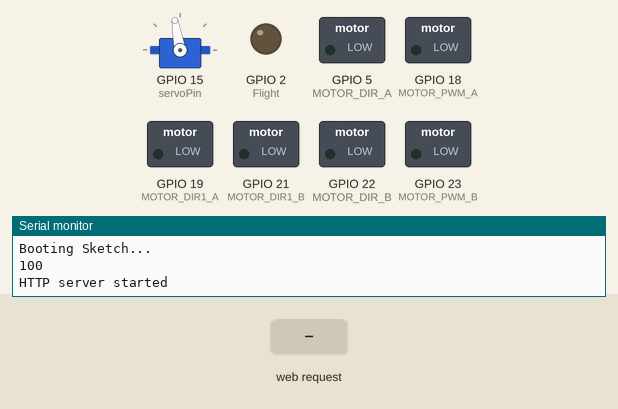
This sketch was run on a simulated ESP32. Shown: servo, switched loads named in the sketch (green lamp = pin HIGH), output pins drawn as LEDs (lit = HIGH), the last lines printed to the serial monitor. Inputs (shaded band) come from the test bench.

Above: at 1.2 s.
1.3 s: HTTP request GET /Pos received
At 2.2 s:
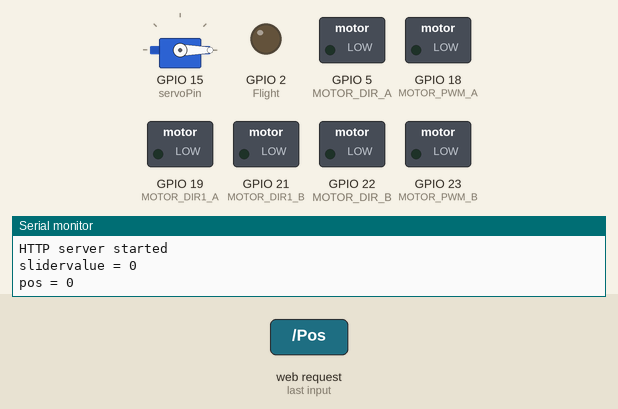
2.8 s: HTTP request GET /A received
At 3.3 s:
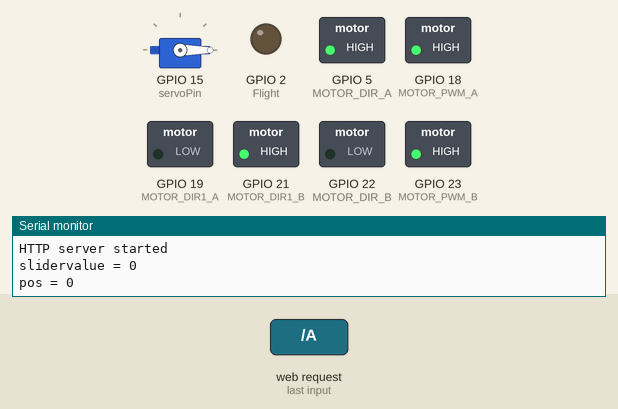
4.3 s: HTTP request GET /B received
At 5.5 s:
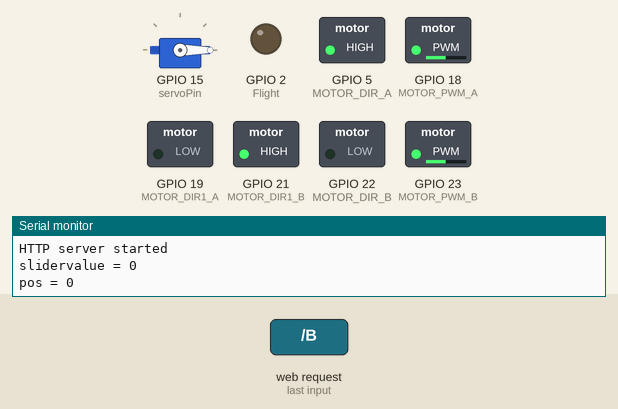
5.8 s: HTTP request GET /C received
At 6.8 s:
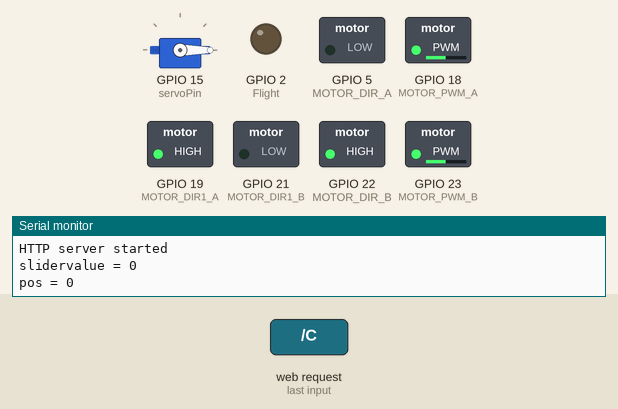
7.3 s: HTTP request GET /D received
At 7.9 s:
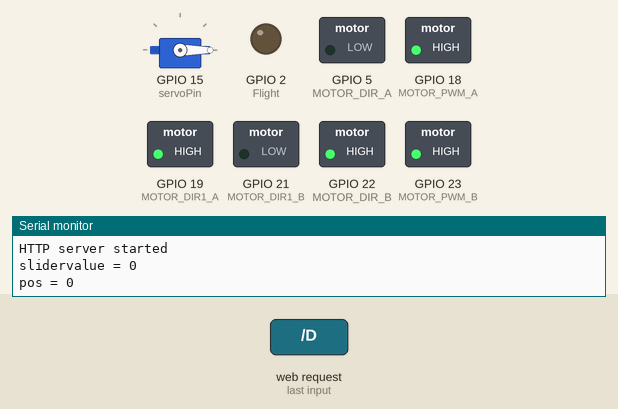
8.8 s: HTTP request GET /R received
At 9.1 s:
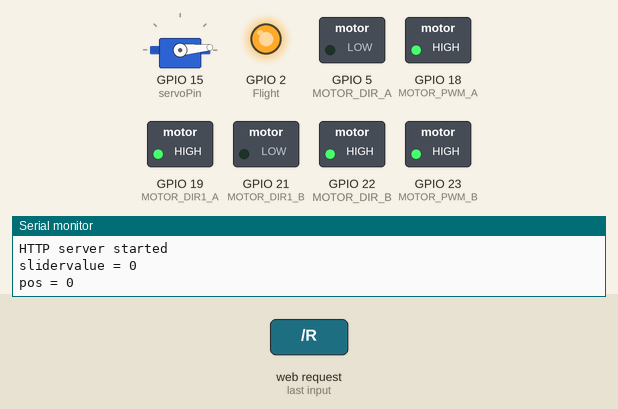
Timing chart, 0 to 11.3 s (numbered marks = the images above; inputs shaded):
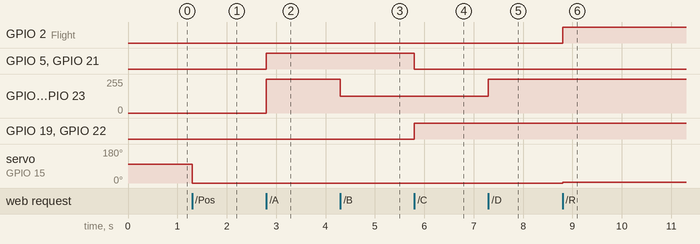

The sketch:

ESP-Rider_L298N_2Motor_Normal_Servo.ino
```cpp
  /*
   Adapted from the following:

   ESP32 Web Server Demo using Accesspoint
   https://circuits4you.com
   21-11-2018
*/


#include <Servo.h>
Servo myservo;  // create servo object to control a servo


// GPIO the servo is attached to
static const int servoPin = 15;
const int Flight = 2;

int pos = 100; // intitial servo postion to be at 90 degrees to make it straight different from 90 for mechanical adjustment
// wired connections
int MOTOR_PWM_A = 18;//  Speed  Enable Pin
int MOTOR_DIR_A = 5; //  Direction
int MOTOR_DIR1_A = 19;//  Direction
int MOTOR_PWM_B = 23 ;//  Speed  Enable Pin
int MOTOR_DIR_B = 22; //  Direction
int MOTOR_DIR1_B = 21;//  Direction

// the actual values for "fast" and "slow" depend on the motor
#define dir_Forward 0
#define dir_Back 255

#define PWM_STOP 0
#define PWM_SLOW 125 // arbitrary slow speed PWM duty cycle
#define PWM_FAST 255 // arbitrary fast speed PWM duty cycle
#define DIR_DELAY 1000 // brief delay for abrupt motor changes

const int freq = 909;  // 1.1ms per bit
const int resolution = 8;
const int ledChannel_PWM_A = 10;
const int ledChannel_PWM_B = 11;

#include <WiFi.h>
#include <WebServer.h>
#include "index.h"  //Web page header file

//Enter your desired WiFi SSID and PASSWORD
const char* ssid = "ESP_Rider_Big_Chassis";
const char* password = "********";  // change the *'s to your favourite vegetable

WebServer server(80);

//===============================================================
// Setup
//===============================================================
void setup(void) {

  Serial.begin(115200);
  Serial.println();
  Serial.println("Booting Sketch...");

  pinMode(servoPin, OUTPUT);
  myservo.attach(servoPin);
  myservo.write(pos);
  Serial.println(pos);

  pinMode(Flight, OUTPUT);
  pinMode(MOTOR_PWM_A, OUTPUT);
  pinMode(MOTOR_DIR_A, OUTPUT);
  pinMode(MOTOR_DIR1_A, OUTPUT);
  pinMode(MOTOR_PWM_B, OUTPUT);
  pinMode(MOTOR_DIR_B, OUTPUT);
  pinMode(MOTOR_DIR1_B, OUTPUT);

  ledcSetup(ledChannel_PWM_A, freq, resolution);
  ledcSetup(ledChannel_PWM_B, freq, resolution);

  ledcAttachPin(MOTOR_PWM_A, ledChannel_PWM_A);
  ledcAttachPin(MOTOR_PWM_B, ledChannel_PWM_B);


  ledcWrite( ledChannel_PWM_A, PWM_STOP );
  ledcWrite( ledChannel_PWM_B, PWM_STOP );

  digitalWrite(Flight, LOW); //Flashlight will turn off

  //ESP32 As access point IP: 192.168.4.1
  WiFi.mode(WIFI_AP); //Access Point mode
  WiFi.softAP(ssid, password);    //Password length minimum 8 char


  server.on("/", handle_OnConnect);
  server.on("/A", handle_Forward_Fast);
  server.on("/B", handle_Forward_Slow);
  server.on("/C", handle_Back_Slow);
  server.on("/D", handle_Back_Fast);
  server.on("/off", handle_Stop);
  server.on("/R", handle_Go_Righter);
  server.on("/L", handle_Go_Lefter);
  server.on("/FO", handle_Flashlight_Off);
  server.on("/Pos", handle_Steering_Slider_Input);


  server.onNotFound(handle_NotFound);

  server.begin();                  //Start server
  Serial.println("HTTP server started");
}

//===============================================================
// This routine is executed when you open its IP in browser
//===============================================================
void loop(void) {
  server.handleClient();

}
void handle_NotFound () {

}


void handle_OnConnect() {

  String s = MAIN_page; //Read HTML contents
  server.send(200, "text/html", s); //Send web page

}

void handle_Steering_Slider_Input() {
//  server.send(200, "text/plain", "ok");
  if(server.arg("value") ){
  int slidervalue = server.arg("value").toInt();   //

  Serial.print("slidervalue = ");

 // myservo.write(slidervalue);
  Serial.println(slidervalue);
  pos = slidervalue;
  myservo.write(pos);
  }
  Serial.print("pos = ");
  Serial.print(pos);
server.send(200, "text/plain", "ok");
}

void handle_Forward_Fast() {
  ledcWrite( ledChannel_PWM_A, PWM_FAST ); // PWM speed = fast
  ledcWrite( ledChannel_PWM_B, PWM_FAST ); // PWM speed = fast
  digitalWrite(MOTOR_DIR_A, HIGH);
  digitalWrite(MOTOR_DIR1_A, LOW);
  digitalWrite(MOTOR_DIR_B, LOW);
  digitalWrite(MOTOR_DIR1_B, HIGH);

  server.send(200, "text/plain", "ok");
}

void handle_Forward_Slow() {
  ledcWrite( ledChannel_PWM_A, PWM_SLOW  );
  ledcWrite( ledChannel_PWM_B, PWM_SLOW  );
  digitalWrite(MOTOR_DIR_A,HIGH );
  digitalWrite(MOTOR_DIR1_A, LOW);
  digitalWrite(MOTOR_DIR_B, LOW);
  digitalWrite(MOTOR_DIR1_B, HIGH);

  server.send(200, "text/plain", "ok");
}

void handle_Back_Slow() {
  ledcWrite( ledChannel_PWM_A, PWM_SLOW );
  ledcWrite( ledChannel_PWM_B, PWM_SLOW );
  digitalWrite(MOTOR_DIR_A, LOW);
  digitalWrite(MOTOR_DIR1_A, HIGH);
  digitalWrite(MOTOR_DIR_B, HIGH);
  digitalWrite(MOTOR_DIR1_B, LOW);

  server.send(200, "text/plain", "ok");
}

void handle_Back_Fast() {
  ledcWrite( ledChannel_PWM_A, PWM_FAST );
  ledcWrite( ledChannel_PWM_B, PWM_FAST );
  digitalWrite(MOTOR_DIR_A, LOW);
  digitalWrite(MOTOR_DIR1_A, HIGH);
  digitalWrite(MOTOR_DIR_B, HIGH);
  digitalWrite(MOTOR_DIR1_B, LOW);
  server.send(200, "text/plain", "ok");
}

void handle_Stop() {
  ledcWrite( ledChannel_PWM_A, PWM_STOP );
  ledcWrite( ledChannel_PWM_B, PWM_STOP );
  digitalWrite(MOTOR_DIR_A, LOW);
  digitalWrite(MOTOR_DIR1_A, LOW);
  digitalWrite(MOTOR_DIR_B, LOW);
  digitalWrite(MOTOR_DIR1_B, LOW);

  server.send(200, "text/plain", "ok");
}

void handle_Go_Lefter() { // Receive an HTTP GET request for steering.  Depending on the position of sg90 servo could change name to Lefter
  digitalWrite(Flight, HIGH);
  pos = pos - 5;
  if (pos < 77) {  //  the 27 here and 153 below are dependant on the free swing room available, the slider bar in the index.h should be set the same
    pos = 77;
  }
  myservo.write(pos);

  server.send(200, "text/plain", "ok");
}


void handle_Go_Righter() { // Receive an HTTP GET request for steering.  And from above comment this could be renamed Righter instead
  digitalWrite(Flight, HIGH);
  pos = pos + 5;
  if (pos > 123) {
    pos = 123;
  }
  myservo.write(pos);

  server.send(200, "text/plain", "ok");
}

void handle_Flashlight_Off() {
  digitalWrite(Flight, LOW);
  server.send(200, "text/plain", "ok");
}
```

index.h
```cpp
const char MAIN_page[] PROGMEM = R"=====(
<!DOCTYPE HTML><html>
  <head>

<style>
body {
  background-color: #fffff0;
}
</style>

    <title>ESP-Riders Web Server</title>
    <meta name="viewport" content="width=device-width, initial-scale=1.0, maximum-scale=1.0, user-scalable=no">
    <style>
      body { font-family: Times; text-align: center; margin:1px auto; padding-top: 30px; width:auto; user-select: none;}


      .button{
        padding: 2px 2px;
        font-size: 18px;
        font-family: appaji ambarisha darbha;
        background-color: white;
        margin: 2px;
        color: black;
        border: 1px solid black;
        width: 150px;
        height: 50px;
        display: inline;
        text-align: center;
             }

      .button:hover {
        background-color: white;
         color: grey;
                    }

      .button:active {
        background-color: #007399;
        color: white;
        box-shadow: 2 1px #ff0045;
//        transform: translateY(x);
                    }

      .action_btn {
        width: 150px;
        margin: 0 auto;
        display: inline;}

.slidecontainer {
  width: 100%;
}

.slider {
  -webkit-appearance: none;
  width: 80%;
  height: 50px;
  background: #ff3030;
  outline: none;
  opacity: 1.0;
  -webkit-transition: .2s;
  transition: opacity .2s;
}

.slider:hover {
  opacity: 1;
}

.slider::-webkit-slider-thumb {
  -webkit-appearance: none;
  appearance: none;
  width: 50px;
  height: 50px;
  background: #edfcda;
  cursor: pointer;
}

.slider::-moz-range-thumb {
  width: 25px;
  height: 25px;
  background: #ffffff;
  cursor: pointer;
}

  </style>
    <body style="background-color: #840c24">

  </head>
  <body>
    <h1>ESP-RIDER-Big-Wheels</h1>

    <button class="button" id="button1" ontouchstart="toggle('A');" ontouchend="toggle('off');">Forward Fast</button>

    <button class="button" id="button2" ontouchstart="toggle('B');" ontouchend="toggle('off');">Forward</button>

    <button class="button" id="button3" ontouchstart="toggle('C');" ontouchend="toggle('off');">Reverse</button>

    <button class="button" id="button4" ontouchstart="toggle('D');" ontouchend="toggle('off');">Retros</button>

<div class="buttons">
<div class="action_btn">

    <p><button class="button" id="button5"  ontouchstart="toggle('L');" ontouchend="toggle('FO');">Left</button>

    <button class="button" id="button6"  ontouchstart="toggle('R');" " ontouchend="toggle('FO');" >Right</button></p>
             </div>

        </div>
<div class="slidecontainer">

    <p>  </p>

  <input type="range" min="77" max="123" value="100" class="slider" id="myRange">

</div>

<script>

var slider = document.getElementById("myRange");
slider.oninput = function() {
  pos = slider.value;
  steering(pos);
}
</script>

<script>

   function toggle(x) {
     var xhr = new XMLHttpRequest();
     xhr.open("GET", "/" + x, true);
     xhr.send();
   }

   function steering(pos) {
     var xhr = new XMLHttpRequest();
     xhr.open("GET", "/Pos?value="+ pos , true);
     xhr.send();
   }

  </script>
  </body>
</html>
)=====";
```

Measured:
- after the input at 1.3 s, servo on GPIO 15 (servoPin): 100° → 0° at once
- after the input at 2.8 s, GPIO 5 (MOTOR_DIR_A), GPIO 21 (MOTOR_DIR1_B): LOW → HIGH at once; GPIO 18 (MOTOR_PWM_A), GPIO 23 (MOTOR_PWM_B): 0/255 → 255/255 at once
- after the input at 4.3 s, GPIO 18 (MOTOR_PWM_A), GPIO 23 (MOTOR_PWM_B): 255/255 → 125/255 at once
- after the input at 5.8 s, GPIO 5 (MOTOR_DIR_A), GPIO 21 (MOTOR_DIR1_B): HIGH → LOW at once; GPIO 19 (MOTOR_DIR1_A), GPIO 22 (MOTOR_DIR_B): LOW → HIGH at once
- after the input at 7.3 s, GPIO 18 (MOTOR_PWM_A), GPIO 23 (MOTOR_PWM_B): 125/255 → 255/255 at once
- after the input at 8.8 s, GPIO 2 (Flight): LOW → HIGH at once; servo on GPIO 15 (servoPin): 0° → 5° at once
